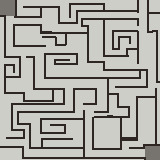
#> input picture WhatsApp Image 2026-06-25 at 21.22.46.jpeg, 160 x 160 px
$ python script.py 'WhatsApp Image 2026-06-25 at 21.22.46.jpeg'
#> lines starting #> are read from the running program, lines starting #| are printed output that depends on the picture; after the words box and inside, x2 and y2 are one past the last pixel; in counts of white or black regions, pixels touching at a corner belong together
#!/usr/bin/env python3
"""
maze_to_c.py — Converte uma imagem de labirinto em uma função draw_maze() para WASM-4.

Uso:
    python3 maze_to_c.py <imagem> [opções]

Exemplos:
    python3 maze_to_c.py labirinto.png
    python3 maze_to_c.py labirinto.jpeg --output draw_maze.c
    python3 maze_to_c.py labirinto.png --function-name draw_walls --stats

Requisitos:
    pip install Pillow numpy
"""

import argparse
import sys
import numpy as np
from PIL import Image


# ---------------------------------------------------------------------------
# Paleta "Weekly Release" em RGB
# ---------------------------------------------------------------------------
PALETTE_RGB = {
    1: np.array([204, 206, 199]),  # fundo off-white
    2: np.array([160, 159, 151]),  # midtone claro
    3: np.array([119, 116, 111]),  # midtone escuro
    4: np.array([46,  38,  34]),   # quase-preto (paredes principais)
}

# Cores consideradas "parede" (não-corredor), mapeadas para o nibble DRAW_COLORS
WALL_COLORS = {3, 4}

# DRAW_COLORS nibble para cada cor de parede:
#   rect() usa dc1 como fill e dc2 como outline.
#   0xY0 onde Y é o índice da paleta (1..4); dc2=0 = outline transparente.
DRAW_COLOR_FOR = {
    3: 0x03,  # fill = cor 3
    4: 0x04,  # fill = cor 4
}


def load_color_map(path: str) -> np.ndarray:
    """
    Abre a imagem e classifica cada pixel pela cor mais próxima da paleta
    (distância euclidiana no espaço RGB).

    Retorna um array (160, 160) com valores 1..4.
    A imagem é redimensionada para 160x160 se necessário.
    """
    img = Image.open(path).convert("RGB")

    if img.size != (160, 160):
        print(f"[aviso] imagem {img.size} redimensionada para 160x160", file=sys.stderr)
        img = img.resize((160, 160), Image.LANCZOS)

    rgb = np.array(img, dtype=np.float32)  # (160, 160, 3)

    # Calcular distância para cada cor da paleta de uma só vez (vetorizado)
    # palette_stack: (4, 3) → broadcast com rgb (160, 160, 3)
    palette_stack = np.array([PALETTE_RGB[c] for c in sorted(PALETTE_RGB)], dtype=np.float32)
    # distances: (160, 160, 4)
    diff = rgb[:, :, np.newaxis, :] - palette_stack[np.newaxis, np.newaxis, :, :]
    distances = np.linalg.norm(diff, axis=3)

    # argmin retorna 0..3; somamos 1 para ter 1..4
    color_map = distances.argmin(axis=2).astype(np.uint8) + 1
    return color_map


def find_rects(mask: np.ndarray, min_size: int) -> list[tuple[int, int, int, int]]:
    """
    Decomposição greedy de pixels marcados (mask==True) em retângulos (x, y, w, h).

    Algoritmo: para cada linha de cima para baixo, varre da esquerda para
    a direita. Ao encontrar um pixel ainda não visitado, expande
    horizontalmente até o fim do segmento, depois expande verticalmente
    enquanto todas as linhas abaixo tiverem o mesmo segmento intacto.

    min_size: descarta retângulos menores que isso em AMBAS as dimensões
    (elimina ruído de compressão JPEG).
    """
    h, w = mask.shape
    visited = np.zeros_like(mask, dtype=bool)
    rects = []

    for y in range(h):
        x = 0
        while x < w:
            if mask[y, x] and not visited[y, x]:
                # Expansão horizontal
                x_end = x
                while x_end < w and mask[y, x_end] and not visited[y, x_end]:
                    x_end += 1
                rect_w = x_end - x

                if rect_w < min_size:
                    x = x_end + 1
                    continue

                # Expansão vertical
                y_end = y + 1
                while y_end < h:
                    seg_wall = mask[y_end, x:x_end]
                    seg_vis  = visited[y_end, x:x_end]
                    if np.all(seg_wall) and not np.any(seg_vis):
                        y_end += 1
                    else:
                        break
                rect_h = y_end - y

                if rect_w >= min_size or rect_h >= min_size:
                    rects.append((x, y, rect_w, rect_h))
                    visited[y:y_end, x:x_end] = True

                x = x_end
            else:
                x += 1

    return rects


def build_draw_calls(color_map: np.ndarray, min_size: int) -> list[tuple[int, tuple]]:
    """
    Para cada cor de parede, encontra os retângulos e retorna uma lista de
    (draw_color_hex, (x, y, w, h)) ordenada por posição (y, x) para
    minimizar mudanças de DRAW_COLORS consecutivas.
    """
    calls = []
    for color in sorted(WALL_COLORS):
        mask = (color_map == color)
        rects = find_rects(mask, min_size)
        dc = DRAW_COLOR_FOR[color]
        for r in rects:
            calls.append((dc, r))

    # Ordenar por DRAW_COLORS primeiro (agrupa chamadas da mesma cor),
    # depois por y, x dentro de cada grupo → minimiza setagens de DRAW_COLORS
    calls.sort(key=lambda c: (c[0], c[1][1], c[1][0]))
    return calls


def coverage_report(color_map: np.ndarray, calls: list) -> dict:
    """Calcula métricas de cobertura."""
    wall_mask = np.isin(color_map, list(WALL_COLORS))
    reconstructed = np.zeros((160, 160), dtype=bool)
    for (_, (x, y, w, h)) in calls:
        reconstructed[y:y+h, x:x+w] = True

    total_wall  = int(wall_mask.sum())
    covered     = int(np.logical_and(wall_mask, reconstructed).sum())
    extra       = int(reconstructed.sum() - covered)

    return {
        "total_wall":   total_wall,
        "covered":      covered,
        "coverage_pct": covered / total_wall * 100 if total_wall else 0,
        "extra_pixels": extra,
        "num_rects":    len(calls),
    }


def generate_c(calls: list, function_name: str) -> str:
    """Gera o código C da função draw_maze() com mudanças mínimas de DRAW_COLORS."""
    lines = []
    lines.append(f"void {function_name}() {{")

    current_dc = None
    for (dc, (x, y, w, h)) in calls:
        if dc != current_dc:
            if current_dc is not None:
                lines.append("")  # linha em branco entre grupos de cores
            lines.append(f"    *DRAW_COLORS = 0x{dc:02X};")
            current_dc = dc
        lines.append(f"    rect({x}, {y}, {w}, {h});")

    lines.append("}")
    return "\n".join(lines)


def main():
    parser = argparse.ArgumentParser(
        description="Converte imagem de labirinto em função draw_maze() para WASM-4."
    )
    parser.add_argument("image", help="Caminho para a imagem do labirinto.")
    parser.add_argument(
        "--min-size", type=int, default=2,
        help="Tamanho mínimo de lado de um retângulo (padrão: 2)."
    )
    parser.add_argument(
        "--function-name", default="draw_maze",
        help="Nome da função C gerada (padrão: draw_maze)."
    )
    parser.add_argument(
        "--output", default=None,
        help="Arquivo de saída. Se omitido, imprime no stdout."
    )
    parser.add_argument(
        "--stats", action="store_true",
        help="Imprime estatísticas de cobertura no stderr."
    )

    args = parser.parse_args()

    color_map = load_color_map(args.image)
#> in load_color_map, img is the input picture: PIL image 160x160 RGB; mean R, G, B 171.7, 170.9, 165.5
#> in load_color_map, `distances = np.linalg.norm(diff, axis=3)`:
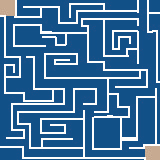
#> distances: shape (160, 160, 4) float32; mean of channels 0, 1, 2, 3 61.5, 105.6, 146.1, 225.9; transparent parts drawn white
#> in load_color_map, `color_map = distances.argmin(axis=2).astype(np.uint8) + 1`:
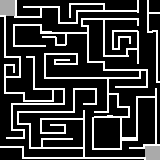
#> color_map: shape (160, 160); min 1, max 4, mean 1.63; drawn with min black and max white
    calls     = build_draw_calls(color_map, args.min_size)
#> the loop in build_draw_calls, `for color in sorted(WALL_COLORS):` made 2 passes
#> pass 1, in build_draw_calls, `mask = (color_map == color)`:
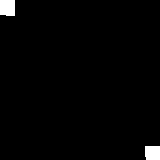
#> mask: shape (160, 160) bool; 1.7% white; 2 white regions, box (x1, y1, x2, y2) and area: (0, 0, 15, 16) 234, (145, 146, 160, 160) 207
#> pass 2, in build_draw_calls, `mask = (color_map == color)`:
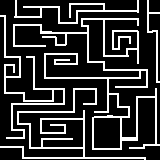
#> mask: shape (160, 160) bool; 20% white in thin lines or dots
#> after the loop in build_draw_calls, `for color in sorted(WALL_COLORS):`: calls = 126 items
#> calls = 126 items
    code      = generate_c(calls, args.function_name)
#> the loop in generate_c, `for (dc, (x, y, w, h)) in calls:` made 126 passes
#> (dc, x, y, w, h, current_dc) on passes 1, 5: (3, 0, 0, 15, 15, 3), (4, 15, 0, 2, 18, 4)
#> (dc, x, y, w, h) on passes 2, 3, 4, 6, 7, 8: (3, 6, 15, 9, 1), (3, 145, 146, 15, 11), (3, 146, 157, 14, 3), (4, 137, 0, 2, 13), (4, 147, 0, 2, 33), (4, 69, 3, 36, 2)
#> after the loop in generate_c, `for (dc, (x, y, w, h)) in calls:`: current_dc = 4; lines = 130 items, first 6: 'void draw_maze() {', '    *DRAW_COLORS = 0x03;', '    rect(0, 0, 15, 15);', '    rect(6, 15, 9, 1);', '    rect(145, 146, 15, 11);', '    rect(146, 157, 14, 3);'

    if args.stats or args.output:
        report = coverage_report(color_map, calls)
        # Contar rects por cor
        by_color = {}
        for (dc, _) in calls:
            by_color[dc] = by_color.get(dc, 0) + 1
        detail = ", ".join(f"0x{dc:02X}={n}" for dc, n in sorted(by_color.items()))
        print(
            f"[info] {report['num_rects']} retângulos ({detail}) | "
            f"cobertura {report['coverage_pct']:.1f}% | "
            f"pixels extras {report['extra_pixels']}",
            file=sys.stderr
        )

    if args.output:
        with open(args.output, "w") as f:
            f.write(code + "\n")
        print(f"[info] salvo em {args.output}", file=sys.stderr)
    else:
        print(code)
#> (printed output is left out)


if __name__ == "__main__":
    main()

$ run again, on labydinth.png
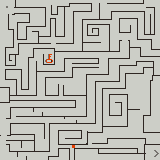
#> input picture labydinth.png, 160 x 160 px
#> the loop in build_draw_calls, `for color in sorted(WALL_COLORS):` made 2 passes
#> pass 1, in build_draw_calls, `mask = (color_map == color)`:
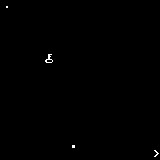
#> mask: shape (160, 160) bool; 0.23% white in thin lines or dots
#> pass 2, in build_draw_calls, `mask = (color_map == color)`:
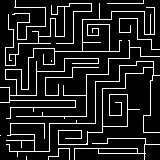
#> mask: shape (160, 160) bool; 12.3% white in thin lines or dots
#> after the loop in build_draw_calls, `for color in sorted(WALL_COLORS):`: calls = 110 items
#> the loop in generate_c, `for (dc, (x, y, w, h)) in calls:` made 110 passes
#> (dc, x, y, w, h, current_dc) on passes 1, 16: (3, 6, 6, 2, 2, 3), (4, 69, 3, 23, 1, 4)
#> after the loop in generate_c, `for (dc, (x, y, w, h)) in calls:`: current_dc = 4; lines = 114 items, first 6: 'void draw_maze() {', '    *DRAW_COLORS = 0x03;', '    rect(6, 6, 2, 2);', '    rect(48, 54, 4, 1);', '    rect(48, 55, 2, 5);', '    rect(46, 59, 2, 1);'
#> (printed output is left out)
